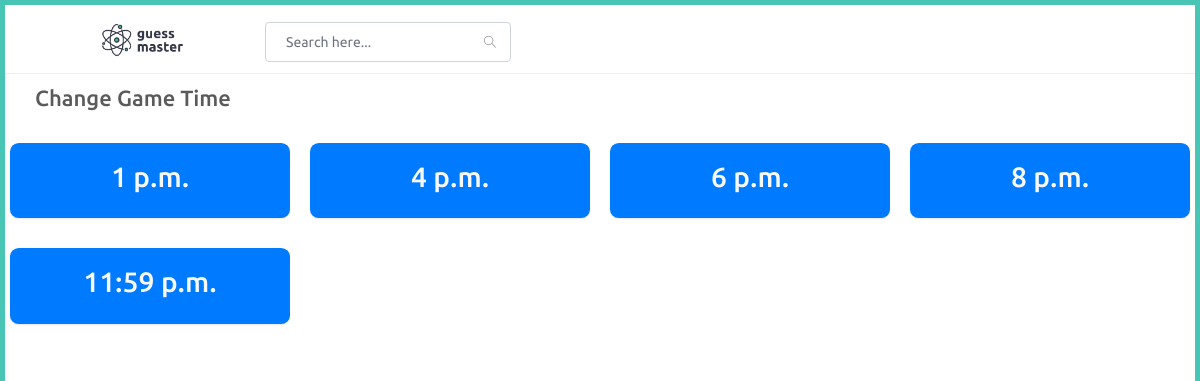
The page /adminapp/change-time on the database as committed earlier.
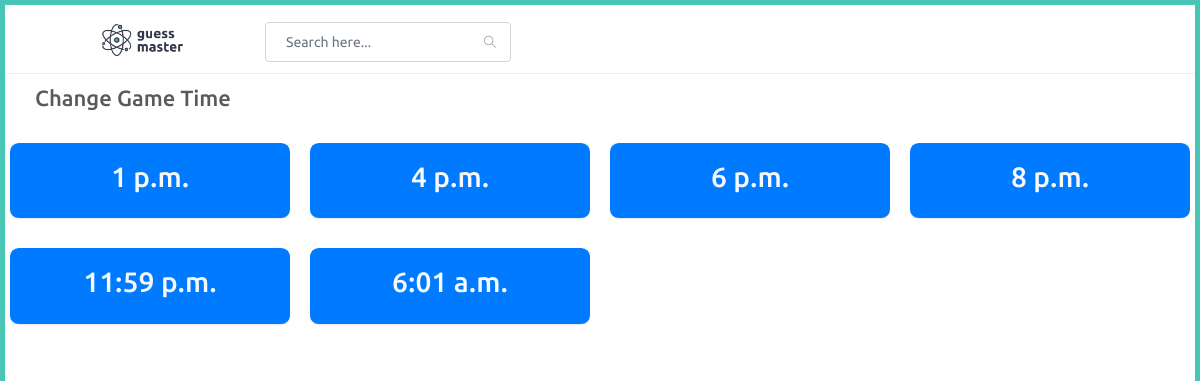
The same page on the database as committed later.
### adminapp/models.py (models this page shows, shortened)
class PlayTime(models.Model):
    start_time = models.TimeField()
    end_time = models.TimeField()

### adminapp/views.py (the view)
# urls.py: path('change-time',views.change_time,name="change_time"),
def change_time(request):
    try:
        times = PlayTime.objects.filter().all()
    except:
        pass
    context = {
        'times' : times
    }
    return render(request,'adminapp/change_time.html',context)

### templates/adminapp/change_time.html
{% extends 'adminapp/partials/base.html' %}
{% load static %}
{% block content %}
<div id="main-content">
    <div class="container-fluid">
        <div class="block-header">
            <div class="row">
                <div class="col-lg-5 col-md-8 col-sm-12">
                    <h2><a href="javascript:void(0);" class="btn btn-xs btn-link btn-toggle-fullwidth"><i class="fa fa-arrow-left"></i></a>Change Game Time</h2>
                </div>
            </div>
        </div>
        <div class="row clearfix">
            {% for time in times %}
            <div class="col-lg-3 col-md-12">
                <a href="{% url 'adminapp:change_game_time' time.id %}">
                <div class="card text-center bg-primary">
                    <div class="body">
                        <div class="p-15 text-light">
                            <h3>{{time.end_time}}</h3>
                        </div>
                    </div>
                </div>
                </a>
            </div>
            {% endfor %}
        </div>
    </div>
</div>
{% endblock %}

Rows that differ between the two databases and show on the page:
added PlayTime: end_time "6:01 a.m."
